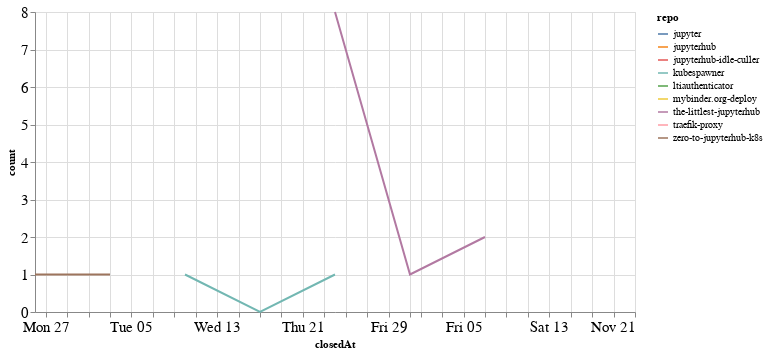

Source (notebook cell):
### Code cell
closed_by_time = closed_by.groupby('repo').resample('W', on='closedAt').count()['author'].reset_index()
closed_by_time = closed_by_time.rename(columns={'author': 'count'})

alt.Chart(closed_by_time, width=600).mark_line().encode(
    x='closedAt',
    y='count',
    color='repo',
    tooltip="repo"
)

### Figure 1 — Vega-Lite specification as saved in the notebook (floating-point values rounded to 4 significant figures)
{"config": {"axisLeft": {"labelFontSize": 15}, "axisBottom": {"labelFontSize": 15}}, "data": {"name": "data-8012d73625b79ca33323a6a183bc9139"}, "mark": "line", "encoding": {"color": {"type": "nominal", "field": "repo"}, "tooltip": {"type": "nominal", "field": "repo"}, "x": {"type": "temporal", "field": "closedAt"}, "y": {"type": "quantitative", "field": "count"}}, "width": 600, "$schema": "https://vega.github.io/schema/vega-lite/v4.8.1.json", "datasets": {"data-8012d73625b79ca33323a6a183bc9139": [{"repo": "jupyter", "closedAt": "2021-11-14T00:00:00", "count": 5}, {"repo": "jupyterhub", "closedAt": "2021-11-21T00:00:00", "count": 1}, {"repo": "jupyterhub-idle-culler", "closedAt": "2021-09-26T00:00:00", "count": 1}, {"repo": "kubespawner", "closedAt": "2021-10-10T00:00:00", "count": 1}, {"repo": "kubespawner", "closedAt": "2021-10-17T00:00:00", "count": 0}, {"repo": "kubespawner", "closedAt": "2021-10-24T00:00:00", "count": 1}, {"repo": "ltiauthenticator", "closedAt": "2021-11-21T00:00:00", "count": 1}, {"repo": "mybinder.org-deploy", "closedAt": "2021-10-24T00:00:00", "count": 1}, {"repo": "the-littlest-jupyterhub", "closedAt": "2021-10-24T00:00:00", "count": 8}, {"repo": "the-littlest-jupyterhub", "closedAt": "2021-10-31T00:00:00", "count": 1}, {"repo": "the-littlest-jupyterhub", "closedAt": "2021-11-07T00:00:00", "count": 2}, {"repo": "traefik-proxy", "closedAt": "2021-10-24T00:00:00", "count": 3}, {"repo": "zero-to-jupyterhub-k8s", "closedAt": "2021-09-26T00:00:00", "count": 1}, {"repo": "zero-to-jupyterhub-k8s", "closedAt": "2021-10-03T00:00:00", "count": 1}]}}
